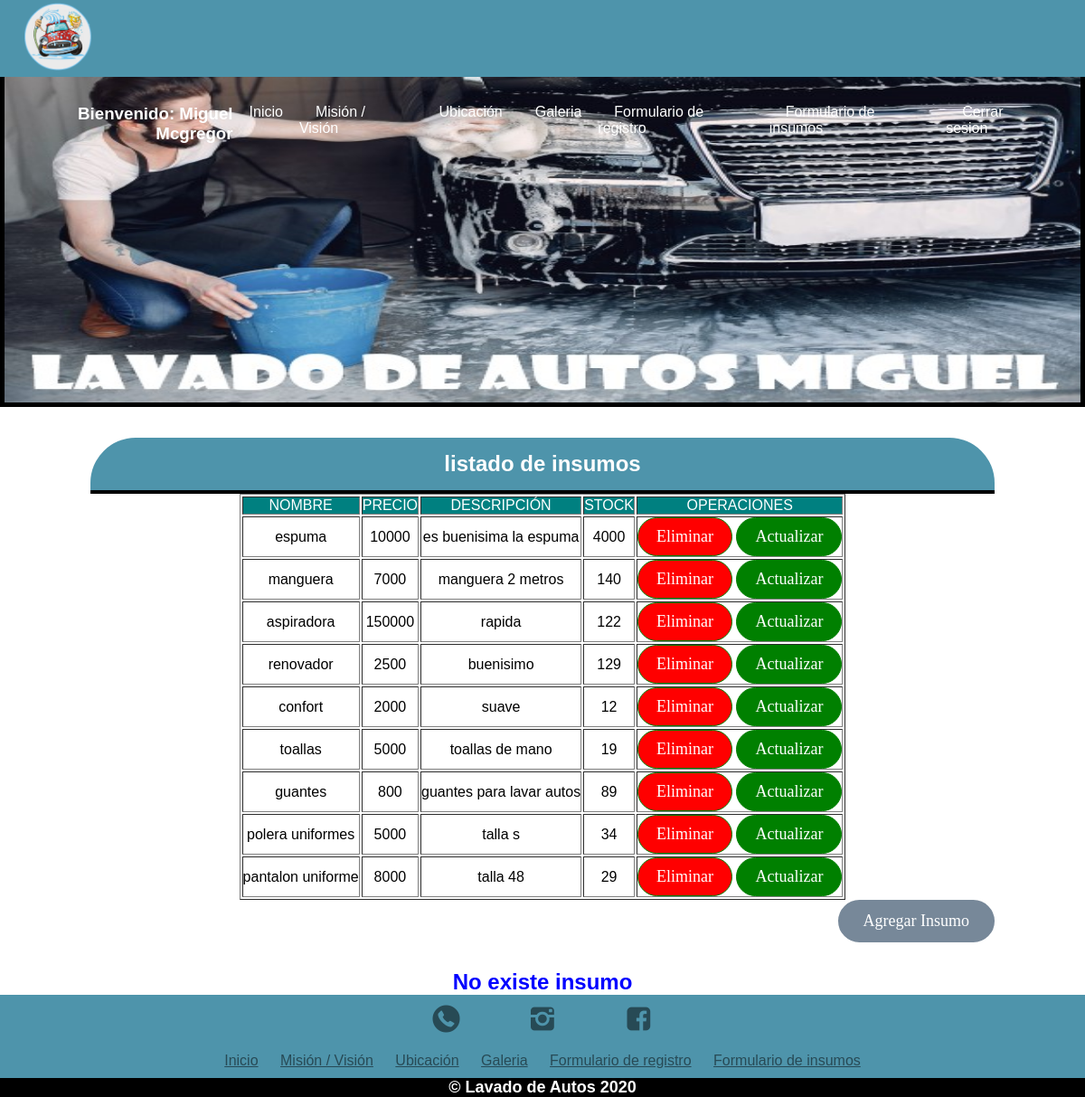
Screenshot of /buscar/1/ (signed in) with the database file from the repository.
### miProyectodwy/models.py (models this page shows, shortened)
class Slider1(models.Model):
    ident = models.CharField(max_length=15,primary_key=True)
    imagen = models.ImageField(upload_to='autos',null=True)

class Insumos(models.Model):
    nombre = models.CharField(max_length=120,primary_key=True)
    precio = models.IntegerField()
    descripcion = models.TextField()
    stock = models.IntegerField()

### miProyectodwy/views.py (the view)
# urls.py: path('buscar/<id>/',buscar,name='BUSCAR'),
@login_required(login_url='/login/')
def buscar(request,id):
    try:
        insumo = Insumos.objects.get(nombre=id)
        sliders = Slider1.objects.all()
        return render(request,'web/formulario_insumo_modificar.html',{'insumo':insumo,'imagenes':sliders})
    except:
        msg='No existe insumo'
    lista = Insumos.objects.all()
    sliders = Slider1.objects.all()
    return render(request,'web/admin_insumos.html',{'lista_insumos':lista, 'msg':msg,'imagenes':sliders})

### miProyectodwy/templates/web/admin_insumos.html (shortened to what this page needs)
{% extends "web/plantilla.html" %}
{% load static%}
{% block contenido %}
        <div class="contenedor">
            <div id="contenido">
                <div id="section2">
                <h2 class="formulariotitulo"> listado de insumos </h2>
                    <table style="margin: auto;" border="1"  >
                          <tr style="background-color: teal; color: white; text-align: center;">
                              <td>NOMBRE</td>
                              <td>PRECIO</td>
                              <td>DESCRIPCIÓN</td>
                              <td>STOCK</td>
                              <td>OPERACIONES</td>
                           </tr>
                        {% for item in lista_insumos %}
                        <tr style="text-align: center;" >
                            <td>{{item.nombre}}</td>
                            <td>{{item.precio}}</td>
                            <td>{{item.descripcion}}</td>
                            <td>{{item.stock}}</td>
                            <td>
                                <input type="button" value="Eliminar" onclick="eliminar('{{item.nombre}}')" class="botonregistrar" style="background-color: red;" >
                                <input type="button" value="Actualizar" onclick="actualizar('{{item.nombre}}')" class="botonregistrar"  >
                                </td>
                        </tr>
                        {% endfor %}
                    </table>
                    <input type="button" onclick="ir()" value="Agregar Insumo" class="botonlimpiar" style="float: right; " >
                </div>
            </div>
        </div>
     <div style="text-align: center; color: blue;">
            <h2>{{msg}}</h2>
        </div>
{% endblock  %}

### miProyectodwy/templates/web/plantilla.html (shortened to what this page needs)
<!DOCTYPE html>
<html lang="es">
{% load static %}
<head>
    <link rel="stylesheet" href="{%static 'iconos/css/fontello.css' %}">
    <link rel="stylesheet" href="{%static 'css/menu.css' %}">
    <link rel="stylesheet" href="{%static 'css/estilos-index.css' %}">
    <link rel="stylesheet" href="{% static 'css/footer.css' %}">
    <link rel="stylesheet" href="{%static 'css/misionvision.css'%}">
    <link rel="stylesheet" href="{%static 'css/ubicacion.css' %}">
    <link rel="stylesheet" href="{%static 'css/galeria.css'  %}">
    <link rel="stylesheet" href=" {%static 'dist/css/lightbox.min.css' %}">
    <link rel="stylesheet" href="{%static 'css/formulario_registro.css' %}">
    <link rel="stylesheet" href=" {%static 'css/formulario_insumos.css' %}">
</head>
<body>
    <header>
          <a href="{% url 'INDEX' %}"><img src="{%static 'img/logo.png'%}" class="img-logo"></a>
        <nav class="menu">
            <ul>
                {% if user.is_authenticated %}
             <h3 style="text-align: right ; color: white; font-family: 'Franklin Gothic Medium', 'Arial Narrow', Arial, sans-serif;">Bienvenido: {{user.first_name}} {{user.last_name}}</h3>
             {% endif %}
                <li><a href="{% url 'INDEX' %}">Inicio</a></li>
                <li><a href="{% url 'MISIONVISION' %}">Misión / Visión</a></li>
                <li><a href="{% url 'UBICACION' %}">Ubicación</a></li>
                <li><a href="{% url 'GALERIA' %}">Galeria</a></li>
                <li><a href="{% url 'FORMULARIOREGISTRO' %}">Formulario de registro</a></li>
                <li><a href="{% url 'FORMULARIOINSUMOS' %}">Formulario de insumos</a></li>
                {% if user.is_authenticated %}
                <li><a href="{% url 'LOGOUT' %}">Cerrar sesion</a></li>
                {% else %}
                <li><a href="{% url 'LOGIN' %}">Login</a></li>
                {% endif %}
            </ul>
        </nav>
    </header>
    <main>
        <div class="slider">
            <ul>
                {% for item in imagenes %}
                <li id="{{item.ident}}"> <img src="{{item.imagen.url}}" alt=""></li>
                {% endfor %}
            </ul>
        </div>
        {% block contenido  %}
        {% endblock contenido  %}
    </main>
    <footer>
        <div class="contenedor-footer">
            <div class="sociales">
                <a href="https://web.whatsapp.com"><label class="icon-whatsapp"></label></a>
                <a href="https://www.instagram.com"><label class="icon-instagram"></label></a>
                <a href="https://www.facebook.com/"><label class="icon-facebook"></label></a>
            </div>
            <div class="paginas">
                <a href="{% url 'INDEX' %}">Inicio</a>
                <a href="{% url 'MISIONVISION' %}">Misión / Visión</a>
                <a href="{% url 'UBICACION' %}">Ubicación</a>
                <a href="{% url 'GALERIA' %}">Galeria</a>
                <a href="{% url 'FORMULARIOREGISTRO' %}">Formulario de registro</a>
                <a href="{% url 'FORMULARIOINSUMOS' %}">Formulario de insumos</a>
            </div>
        </div>
        <h2 class="titulo-final">&copy; Lavado de Autos 2020</h2>
    </footer>
</body>
</html>

### miProyectodwy/static/css/menu.css (style rules this page uses)
* { margin: 0; padding: 0; box-sizing: border-box; font-family: Arial, Helvetica, sans-serif; }
header { width: 100%; height: 85px; background: #4e94ab; position: fixed; z-index: 100; }
.img-logo { width: 80px; margin-left: 2%; padding: 2px; }
.menu { width: auto; float: right; margin-top: 30px; margin-right: 2%; }
.menu ul { display: flex; }
.menu li { list-style: none; }
.menu li a { padding: 18px; text-decoration: none; color: white; }

### miProyectodwy/static/css/estilos-index.css (style rules this page uses)
.slider { width: 100%; margin: auto; overflow: hidden; }
.slider ul { display: flex; padding: 0%; width: 400%; animation: cambio 20s infinite alternate; }
.slider li { width: 100%; list-style: none; }
.slider img { width: 100%; height: 450px; border: 5px solid black; }
.contenedor { padding: 30px 0; width: 90%; max-width: 1000px; margin: auto; overflow: hidden; }

### miProyectodwy/static/css/footer.css (style rules this page uses)
footer { background: #4E94AB; width: 100%; overflow: hidden; }
.contenedor-footer .sociales { width: 100%; height: auto; text-align: center; padding: 10px 0; }
.icon-whatsapp, .icon-instagram, .icon-facebook { padding: 30px; color: rgba(0, 0, 0, 0.5); font-size: 30px; }
.contenedor-footer .paginas { width: 100%; margin: auto; background: #4E94AB; float: left; text-align: center; padding: 10px 0; }
.paginas a { color: rgba(0, 0, 0, 0.5); padding: 10px; }
.titulo-final { background: black; color: white; font-size: 18px; margin: auto; text-align: center; }

### miProyectodwy/static/css/misionvision.css (style rules this page uses)
.slider { width: 100%; margin: auto; overflow: hidden; }
.slider ul { display: flex; padding: 0%; width: 400%; animation: cambio 20s infinite alternate; }
.slider li { width: 100%; list-style: none; }
.slider img { width: 100%; height: 450px; border: 5px solid black; }

### miProyectodwy/static/css/galeria.css (style rules this page uses)
body { font-family: cursive; }

### miProyectodwy/static/css/formulario_registro.css (style rules this page uses)
.formulariotitulo { background-color: #4e94ab; font-family: Verdana, Geneva, Tahoma, sans-serif; color: white; padding: 15px; text-align: center; border-bottom: solid 4px black; border-top-left-radius: 50px; border-top-right-radius: 50px; }
input { font-family: 'Times New Roman', Times, serif; text-align: center; padding: 10px; font-size: 18px; border-radius: 96px; border: solid 3px #4e94ab; margin-bottom: 12px; }
.botonregistrar { background-color: green; color: white; margin: auto; padding: 10px 20px; cursor: pointer; border: solid 1px green; }
.botonlimpiar { background-color: lightslategray; color: white; margin: auto; padding: 10px 25px; cursor: pointer; border: solid 1px lightslategray; }

### miProyectodwy/static/css/formulario_insumos.css (style rules this page uses)
.formulariotitulo { background-color: #4e94ab; font-family: Verdana, Geneva, Tahoma, sans-serif; color: white; padding: 15px; text-align: center; border-bottom: solid 4px black; border-top-left-radius: 50px; border-top-right-radius: 50px; }
input { font-family: 'Times New Roman', Times, serif; text-align: center; padding: 10px; font-size: 18px; border-radius: 96px; border: solid 3px #4e94ab; margin-bottom: 12px; }
.botonregistrar { background-color: green; color: white; margin: auto; padding: 10px 20px; cursor: pointer; border: solid 1px green; }
.botonlimpiar { background-color: lightslategray; color: white; margin: auto; padding: 10px 25px; cursor: pointer; border: solid 3px lightslategray; }

### rows the page displays
Slider1: imagen (picture)
Insumos: nombre "espuma", precio "10000", descripcion "es buenisima la espuma", stock "4000"
Insumos: nombre "manguera", precio "7000", descripcion "manguera 2 metros", stock "140"
Insumos: nombre "aspiradora", precio "150000", descripcion "rapida", stock "122"
Insumos: nombre "renovador", precio "2500", descripcion "buenisimo", stock "129"
Insumos: nombre "confort", precio "2000", descripcion "suave", stock "12"
Insumos: nombre "toallas", precio "5000", descripcion "toallas de mano", stock "19"
Insumos: nombre "guantes", precio "800", descripcion "guantes para lavar autos", stock "89"
Insumos: nombre "polera uniformes", precio "5000", descripcion "talla s", stock "34"
Insumos: nombre "pantalon uniforme", precio "8000", descripcion "talla 48", stock "29"

### other values shown
{{ user.first_name }} "Miguel"
{{ user.last_name }} "Mcgregor"
{{ msg }} "No existe insumo"
